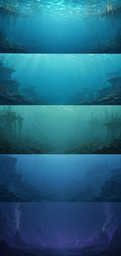
#> input picture tools/source-inbox/water9-phase3-band-plate-atlas.png, 121 x 256 px, shrunk from 864 x 1821 before the run; the run also reads 1 picture not shown here
$ python build_phase3_background_assets.py
#> lines starting #> are read from the running program, lines starting #| are printed output that depends on the picture
#!/usr/bin/env python3
"""Prepare Water9 Phase 3 painterly background source assets.

This tool is intentionally narrow: it records the expected generated-source
atlas path and, when present, slices that atlas into the five runtime band
plates used by the Phase 3 background lane. It can also convert a generated
#ff00ff chroma-key landmark atlas into transparent cutout PNGs and slice a
generated grayscale atmospheric mask atlas into runtime mask PNGs.
"""

from __future__ import annotations

import argparse
import json
from collections import deque
from datetime import datetime, timezone
from pathlib import Path
from typing import Any

from PIL import Image


ROOT = Path(__file__).resolve().parents[1]
DEFAULT_SOURCE = ROOT / "tools/source-inbox/water9-phase3-band-plate-atlas.png"
DEFAULT_LANDMARK_SOURCE = ROOT / "tools/source-inbox/water9-phase3-landmark-cutout-atlas-chromakey.png"
LANDMARK_SOURCE_GLOB = "water9-phase3-landmark-cutout-atlas-chromakey*.png"
DEFAULT_MASK_SOURCE = ROOT / "tools/source-inbox/water9-phase3-atmospheric-mask-atlas.png"
MASK_SOURCE_GLOB = "water9-phase3-atmospheric-mask-atlas*.png"
DEFAULT_OUT_DIR = ROOT / "public/assets/generated/background-phase3"
DEFAULT_MANIFEST = DEFAULT_OUT_DIR / "background-phase3.manifest.json"

BANDS = [
    {
        "id": "surface",
        "filename": "water9-phase3-band-surface.png",
        "label": "surface underside shimmer",
        "safeOpacity": 0.48,
        "parallaxRange": [0.0, 0.03],
        "scaleRange": [1.0, 1.08],
        "readabilityRisk": "low",
    },
    {
        "id": "upper",
        "filename": "water9-phase3-band-upper.png",
        "label": "upper water reef distance",
        "safeOpacity": 0.42,
        "parallaxRange": [0.0, 0.04],
        "scaleRange": [1.0, 1.1],
        "readabilityRisk": "low",
    },
    {
        "id": "mid",
        "filename": "water9-phase3-band-mid.png",
        "label": "mid blue-green industrial reef haze",
        "safeOpacity": 0.36,
        "parallaxRange": [0.01, 0.06],
        "scaleRange": [1.0, 1.12],
        "readabilityRisk": "medium",
    },
    {
        "id": "lower",
        "filename": "water9-phase3-band-lower.png",
        "label": "lower cold quiet silhouettes",
        "safeOpacity": 0.32,
        "parallaxRange": [0.01, 0.05],
        "scaleRange": [1.0, 1.12],
        "readabilityRisk": "medium",
    },
    {
        "id": "transitionDeep",
        "filename": "water9-phase3-band-transition-deep.png",
        "label": "transition-deep pressure handoff",
        "safeOpacity": 0.30,
        "parallaxRange": [0.0, 0.04],
        "scaleRange": [1.0, 1.1],
        "readabilityRisk": "medium",
    },
]

EXPECTED_LANDMARKS = [
    {
        "id": "kelp-curtain-cluster",
        "filename": "water9-phase3-landmark-kelp-curtain-cluster.png",
        "safeOpacity": 0.14,
    },
    {
        "id": "drowned-mine-structure",
        "filename": "water9-phase3-landmark-drowned-mine-structure.png",
        "safeOpacity": 0.12,
    },
    {
        "id": "reef-arch-distance",
        "filename": "water9-phase3-landmark-reef-arch-distance.png",
        "safeOpacity": 0.16,
    },
    {
        "id": "cable-buoy-chain",
        "filename": "water9-phase3-landmark-cable-buoy-chain.png",
        "safeOpacity": 0.10,
    },
    {
        "id": "vent-brine-curtain",
        "filename": "water9-phase3-landmark-vent-brine-curtain.png",
        "safeOpacity": 0.11,
    },
]

LANDMARK_GRID2X5_CELLS = {
    "kelp-curtain-cluster": (0, 0),
    "drowned-mine-structure": (0, 2),
    "reef-arch-distance": (1, 0),
    "cable-buoy-chain": (1, 2),
    "vent-brine-curtain": (1, 3),
}

EXPECTED_MASKS = [
    ("sediment-flecks", "water9-phase3-mask-sediment-flecks.png", 0.08),
    ("broad-fog-mottle", "water9-phase3-mask-broad-fog-mottle.png", 0.10),
    ("soft-caustic-ribbons", "water9-phase3-mask-soft-caustic-ribbons.png", 0.08),
    ("plankton-speckle", "water9-phase3-mask-plankton-speckle.png", 0.06),
    ("lamp-scattering-bloom", "water9-phase3-mask-lamp-scattering-bloom.png", 0.07),
]


def rel(path: Path) -> str:
    resolved = path.resolve()
    try:
        return resolved.relative_to(ROOT).as_posix()
    except ValueError:
        return resolved.as_posix()


def utc_now() -> str:
    return datetime.now(timezone.utc).isoformat().replace("+00:00", "Z")


def resolve_landmark_source(requested: Path) -> Path:
    if requested.exists() or requested != DEFAULT_LANDMARK_SOURCE.resolve():
        return requested
    candidates = sorted(requested.parent.glob(LANDMARK_SOURCE_GLOB))
    return candidates[-1].resolve() if candidates else requested


def resolve_mask_source(requested: Path) -> Path:
    if requested.exists() or requested != DEFAULT_MASK_SOURCE.resolve():
        return requested
    candidates = sorted(requested.parent.glob(MASK_SOURCE_GLOB))
    return candidates[-1].resolve() if candidates else requested


def choose_layout(width: int, height: int, requested: str) -> str:
    if requested != "auto":
        return requested
    if height >= width * 2:
        return "vertical"
    if width >= height * 2:
        return "horizontal"
    return "vertical"


def choose_landmark_layout(width: int, height: int, requested: str) -> str:
    if requested != "auto":
        return requested
    if abs(width - height) <= max(width, height) * 0.1:
        return "grid2x5"
    return choose_layout(width, height, requested)


def crop_boxes(count: int, width: int, height: int, layout: str) -> list[tuple[int, int, int, int]]:
    boxes: list[tuple[int, int, int, int]] = []
    if layout == "vertical":
        for index in range(count):
            top = round(index * height / count)
            bottom = round((index + 1) * height / count)
            boxes.append((0, top, width, bottom))
    else:
        for index in range(count):
            left = round(index * width / count)
            right = round((index + 1) * width / count)
            boxes.append((left, 0, right, height))
    return boxes


def landmark_crop_boxes(width: int, height: int, layout: str) -> list[tuple[int, int, int, int]]:
    if layout != "grid2x5":
        return crop_boxes(len(EXPECTED_LANDMARKS), width, height, layout)
    column_edges = [round(index * width / 2) for index in range(3)]
    row_edges = [round(index * height / 5) for index in range(6)]
    boxes: list[tuple[int, int, int, int]] = []
    for landmark in EXPECTED_LANDMARKS:
        col, row = LANDMARK_GRID2X5_CELLS[landmark["id"]]
        boxes.append((column_edges[col], row_edges[row], column_edges[col + 1], row_edges[row + 1]))
    return boxes


def expected_entries(
    out_dir: Path,
    generated_landmarks: list[dict[str, Any]],
    generated_masks: list[dict[str, Any]],
) -> tuple[list[dict[str, Any]], list[dict[str, Any]]]:
    generated_by_id = {item["id"]: item for item in generated_landmarks}
    generated_masks_by_id = {item["id"]: item for item in generated_masks}
    landmarks = [
        {
            "id": landmark["id"],
            "role": "landmark",
            "repeatMode": "anchor",
            "path": rel(out_dir / landmark["filename"]),
            "status": "ready" if (out_dir / landmark["filename"]).exists() else "expectedGeneratedMedia",
            "safeOpacity": landmark["safeOpacity"],
            "scaleRange": [0.85, 1.6],
            "parallaxRange": [0.05, 0.22],
            "readabilityRisk": "medium",
            **(
                {
                    "sourceCrop": generated_by_id[landmark["id"]]["sourceCrop"],
                    "trimCrop": generated_by_id[landmark["id"]]["trimCrop"],
                    "size": generated_by_id[landmark["id"]]["size"],
                    "chromaKey": generated_by_id[landmark["id"]]["chromaKey"],
                }
                if landmark["id"] in generated_by_id
                else {}
            ),
        }
        for landmark in EXPECTED_LANDMARKS
    ]
    masks = []
    for item_id, filename, safe_opacity in EXPECTED_MASKS:
        generated = generated_masks_by_id.get(item_id)
        path = out_dir / filename
        masks.append(
            {
                "id": item_id,
                "role": "textureMask",
                "repeatMode": "worldSpaceNoise",
                "path": rel(path),
                "status": "ready" if path.exists() else "expectedGeneratedMedia",
                "safeOpacity": safe_opacity,
                "scaleRange": [0.75, 1.4],
                "parallaxRange": [0.45, 0.75],
                "readabilityRisk": "low",
                **(
                    {
                        "sourceCrop": generated["sourceCrop"],
                        "size": generated["size"],
                        "colorMode": generated["colorMode"],
                    }
                    if generated
                    else {}
                ),
            }
        )
    return landmarks, masks


def build_manifest(
    source: Path,
    landmark_source: Path,
    out_dir: Path,
    manifest_path: Path,
    layout: str | None,
    source_size: tuple[int, int] | None,
    generated_bands: list[dict[str, Any]],
    landmark_layout: str | None,
    landmark_source_size: tuple[int, int] | None,
    generated_landmarks: list[dict[str, Any]],
    mask_source: Path,
    mask_layout: str | None,
    mask_source_size: tuple[int, int] | None,
    generated_masks: list[dict[str, Any]],
) -> dict[str, Any]:
    landmarks, masks = expected_entries(out_dir, generated_landmarks, generated_masks)
    expected_bands = []
    generated_by_id = {item["id"]: item for item in generated_bands}
    for band in BANDS:
        path = out_dir / band["filename"]
        generated = generated_by_id.get(band["id"])
        expected_bands.append(
            {
                "id": band["id"],
                "role": "bandPlate",
                "band": band["id"],
                "label": band["label"],
                "repeatMode": "bandClampY",
                "path": rel(path),
                "status": "ready" if path.exists() else "missingSourceAtlas",
                "safeOpacity": band["safeOpacity"],
                "scaleRange": band["scaleRange"],
                "parallaxRange": band["parallaxRange"],
                "readabilityRisk": band["readabilityRisk"],
                **({"sourceCrop": generated["sourceCrop"], "size": generated["size"]} if generated else {}),
            }
        )
    return {
        "schema": "water9/background-phase3-assets@1",
        "generatedAt": utc_now(),
        "generatedBy": rel(Path(__file__)),
        "sourceAtlas": {
            "path": rel(source),
            "status": "present" if source.exists() else "missing",
            "layout": layout,
            "size": list(source_size) if source_size else None,
            "expectedBands": [band["id"] for band in BANDS],
        },
        "landmarkSourceAtlas": {
            "path": rel(landmark_source),
            "status": "present" if landmark_source.exists() else "missing",
            "layout": landmark_layout,
            "size": list(landmark_source_size) if landmark_source_size else None,
            "expectedLandmarks": [landmark["id"] for landmark in EXPECTED_LANDMARKS],
            "chromaKey": "#ff00ff",
        },
        "maskSourceAtlas": {
            "path": rel(mask_source),
            "status": "present" if mask_source.exists() else "missing",
            "layout": mask_layout,
            "size": list(mask_source_size) if mask_source_size else None,
            "expectedMasks": [item_id for item_id, _filename, _safe_opacity in EXPECTED_MASKS],
            "unusedPanelCount": 1 if mask_layout == "grid3x2" else 0,
        },
        "outputDir": rel(out_dir),
        "manifestPath": rel(manifest_path),
        "assets": expected_bands + landmarks + masks,
        "notes": [
            "Band plates are generated only by slicing the source atlas; no fake scenic art is synthesized.",
            "Landmark entries are generated only by removing #ff00ff chroma key from a source atlas; no placeholder art is synthesized.",
            "Mask entries are generated only by slicing a grayscale source atlas; no placeholder art is synthesized.",
        ],
    }


def slice_atlas(source: Path, out_dir: Path, requested_layout: str) -> tuple[str, tuple[int, int], list[dict[str, Any]]]:
    image = Image.open(source).convert("RGBA")
    width, height = image.size
    layout = choose_layout(width, height, requested_layout)
    boxes = crop_boxes(len(BANDS), width, height, layout)
    generated: list[dict[str, Any]] = []
    out_dir.mkdir(parents=True, exist_ok=True)
    for band, box in zip(BANDS, boxes):
        crop = image.crop(box)
        out_path = out_dir / band["filename"]
        crop.save(out_path)
        generated.append(
            {
                "id": band["id"],
                "path": rel(out_path),
                "sourceCrop": list(box),
                "size": [crop.width, crop.height],
            }
        )
    return layout, (width, height), generated


def remove_magenta_key(image: Image.Image, tolerance: int) -> Image.Image:
    keyed = image.convert("RGBA")
    width, height = keyed.size
    pixels = list(keyed.getdata())
    visited: set[int] = set()
    queue: deque[tuple[int, int]] = deque()

    def is_strict_key(index: int) -> bool:
        red, green, blue, alpha = pixels[index]
        if alpha == 0:
            return True
        return red >= 255 - tolerance and green <= tolerance and blue >= 255 - tolerance

    def is_key_candidate(index: int) -> bool:
        red, green, blue, alpha = pixels[index]
        if is_strict_key(index):
            return True
        min_red_blue = max(96, 255 - tolerance * 3)
        max_green = min(160, tolerance * 4)
        max_red_blue_delta = max(48, tolerance * 3)
        return red >= min_red_blue and blue >= min_red_blue and green <= max_green and abs(red - blue) <= max_red_blue_delta

    def enqueue(x: int, y: int) -> None:
        index = y * width + x
        if index not in visited and is_key_candidate(index):
            visited.add(index)
            queue.append((x, y))

    for x in range(width):
        enqueue(x, 0)
        enqueue(x, height - 1)
    for y in range(height):
        enqueue(0, y)
        enqueue(width - 1, y)

    while queue:
        x, y = queue.popleft()
        index = y * width + x
        red, green, blue, _alpha = pixels[index]
        pixels[index] = (red, green, blue, 0)
        if x > 0:
            enqueue(x - 1, y)
        if x + 1 < width:
            enqueue(x + 1, y)
        if y > 0:
            enqueue(x, y - 1)
        if y + 1 < height:
            enqueue(x, y + 1)

    for index, (red, green, blue, alpha) in enumerate(pixels):
        if alpha != 0 and is_strict_key(index):
            pixels[index] = (red, green, blue, 0)

    keyed.putdata(pixels)
    return keyed


def alpha_bbox(image: Image.Image) -> tuple[int, int, int, int] | None:
    return image.getchannel("A").getbbox()


def slice_landmark_atlas(
    source: Path,
    out_dir: Path,
    requested_layout: str,
    key_tolerance: int,
) -> tuple[str, tuple[int, int], list[dict[str, Any]]]:
    image = Image.open(source).convert("RGBA")
    width, height = image.size
    layout = choose_landmark_layout(width, height, requested_layout)
    boxes = landmark_crop_boxes(width, height, layout)
    generated: list[dict[str, Any]] = []
    out_dir.mkdir(parents=True, exist_ok=True)
    for landmark, box in zip(EXPECTED_LANDMARKS, boxes):
        keyed = remove_magenta_key(image.crop(box), key_tolerance)
        trim = alpha_bbox(keyed)
        if trim:
            output_image = keyed.crop(trim)
            trim_crop = [box[0] + trim[0], box[1] + trim[1], box[0] + trim[2], box[1] + trim[3]]
        else:
            output_image = Image.new("RGBA", (1, 1), (0, 0, 0, 0))
            trim_crop = list(box)
        out_path = out_dir / landmark["filename"]
        output_image.save(out_path)
        generated.append(
            {
                "id": landmark["id"],
                "path": rel(out_path),
                "sourceCrop": list(box),
                "trimCrop": trim_crop,
                "size": [output_image.width, output_image.height],
                "chromaKey": {"color": "#ff00ff", "tolerance": key_tolerance},
            }
        )
    return layout, (width, height), generated


def choose_mask_layout(width: int, height: int, requested: str) -> str:
    if requested != "auto":
        return requested
    if width >= height * 1.4:
        return "grid3x2"
    return choose_layout(width, height, requested)


def mask_crop_boxes(width: int, height: int, layout: str) -> list[tuple[int, int, int, int]]:
    if layout != "grid3x2":
        return crop_boxes(len(EXPECTED_MASKS), width, height, layout)
    column_edges = [round(index * width / 3) for index in range(4)]
    row_edges = [round(index * height / 2) for index in range(3)]
    boxes: list[tuple[int, int, int, int]] = []
    for index in range(len(EXPECTED_MASKS)):
        col = index % 3
        row = index // 3
        boxes.append((column_edges[col], row_edges[row], column_edges[col + 1], row_edges[row + 1]))
    return boxes


def slice_mask_atlas(source: Path, out_dir: Path, requested_layout: str) -> tuple[str, tuple[int, int], list[dict[str, Any]]]:
    image = Image.open(source).convert("L")
    width, height = image.size
    layout = choose_mask_layout(width, height, requested_layout)
    boxes = mask_crop_boxes(width, height, layout)
    generated: list[dict[str, Any]] = []
    out_dir.mkdir(parents=True, exist_ok=True)
    for (item_id, filename, _safe_opacity), box in zip(EXPECTED_MASKS, boxes):
        crop = image.crop(box)
        out_path = out_dir / filename
        crop.save(out_path)
        generated.append(
            {
                "id": item_id,
                "path": rel(out_path),
                "sourceCrop": list(box),
                "size": [crop.width, crop.height],
                "colorMode": "L",
            }
        )
    return layout, (width, height), generated


def main() -> int:
    parser = argparse.ArgumentParser(description=__doc__)
    parser.add_argument("--source", default=str(DEFAULT_SOURCE), help="source atlas PNG path")
    parser.add_argument(
        "--landmark-source",
        default=str(DEFAULT_LANDMARK_SOURCE),
        help="landmark #ff00ff chroma-key source atlas PNG path",
    )
    parser.add_argument(
        "--mask-source",
        default=str(DEFAULT_MASK_SOURCE),
        help="atmospheric grayscale mask source atlas PNG path",
    )
    parser.add_argument("--out-dir", default=str(DEFAULT_OUT_DIR), help="runtime asset output directory")
    parser.add_argument("--manifest", default=str(DEFAULT_MANIFEST), help="asset manifest output JSON")
    parser.add_argument("--layout", choices=["auto", "vertical", "horizontal"], default="auto")
    parser.add_argument("--landmark-layout", choices=["auto", "vertical", "horizontal", "grid2x5"], default="auto")
    parser.add_argument("--mask-layout", choices=["auto", "vertical", "horizontal", "grid3x2"], default="auto")
    parser.add_argument("--key-tolerance", type=int, default=32, help="RGB tolerance for #ff00ff removal")
    parser.add_argument("--require-atlas", action="store_true", help="exit non-zero if the source atlas is missing")
    parser.add_argument(
        "--require-landmark-atlas",
        action="store_true",
        help="exit non-zero if the landmark chroma-key atlas is missing",
    )
    parser.add_argument(
        "--require-mask-atlas",
        action="store_true",
        help="exit non-zero if the atmospheric mask atlas is missing",
    )
    args = parser.parse_args()

    source = Path(args.source).resolve()
    landmark_source = resolve_landmark_source(Path(args.landmark_source).resolve())
    mask_source = resolve_mask_source(Path(args.mask_source).resolve())
    out_dir = Path(args.out_dir).resolve()
    manifest_path = Path(args.manifest).resolve()
    out_dir.mkdir(parents=True, exist_ok=True)
    manifest_path.parent.mkdir(parents=True, exist_ok=True)

    layout = None
    source_size = None
    generated: list[dict[str, Any]] = []
    landmark_layout = None
    landmark_source_size = None
    generated_landmarks: list[dict[str, Any]] = []
    mask_layout = None
    mask_source_size = None
    generated_masks: list[dict[str, Any]] = []

    if source.exists():
        layout, source_size, generated = slice_atlas(source, out_dir, args.layout)
#> the loop in slice_atlas, `for band, box in zip(BANDS, boxes):` made 5 passes
#> pass 1, in slice_atlas, `crop = image.crop(box)`:
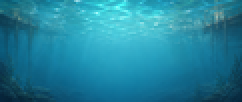
#> crop: PIL image 121x51 RGBA (shown 2 times larger); mean R, G, B, A 34.3, 131.3, 156.8, 255
#> after the loop in slice_atlas, `for band, box in zip(BANDS, boxes):`:
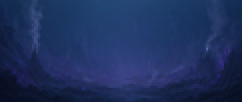
#> crop: PIL image 121x51 RGBA (shown 2 times larger); mean R, G, B, A 30.2, 48.5, 93.2, 255
#> after the loop in slice_atlas, `for band, box in zip(BANDS, boxes):`: generated = 5 items
#> layout = 'vertical'; source_size = (121, 256); generated = 5 items
        status = "ready"
    else:
        if args.require_atlas:
            raise SystemExit(f"missing source atlas: {source}")
        status = "waiting-for-atlas"

    if landmark_source.exists():
        landmark_layout, landmark_source_size, generated_landmarks = slice_landmark_atlas(
            landmark_source,
            out_dir,
            args.landmark_layout,
            args.key_tolerance,
        )
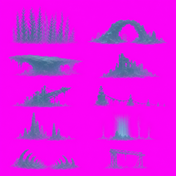
#> input picture tools/source-inbox/water9-phase3-landmark-cutout-atlas-chromakey.png, 176 x 176 px, shrunk from 1254 x 1254 before the run
#> the loop in slice_landmark_atlas, `for landmark, box in zip(EXPECTED_LANDMARKS, boxes):` made 5 passes
#> pass 1, in remove_magenta_key, `keyed = image.convert("RGBA")`:
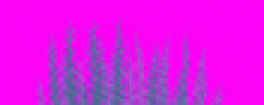
#> keyed: PIL image 88x35 RGBA (shown 3 times larger); mean R, G, B, A 222.2, 22.8, 232.1, 255
#> pass 1, in slice_landmark_atlas, `output_image = keyed.crop(trim)`:
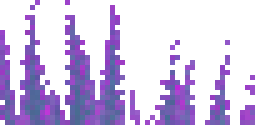
#> output_image: PIL image 51x25 RGBA (shown 5 times larger); mean R, G, B, A 185.2, 48, 213, 88.4; transparent parts drawn white
#> after the loop in slice_landmark_atlas, `for landmark, box in zip(EXPECTED_LANDMARKS, boxes):`:
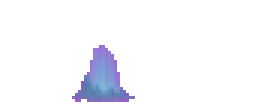
#> keyed: PIL image 88x35 RGBA (shown 3 times larger); mean R, G, B, A 236.3, 18.5, 240.2, 17.3; transparent parts drawn white
#> after the loop in slice_landmark_atlas, `for landmark, box in zip(EXPECTED_LANDMARKS, boxes):`:
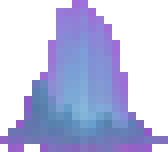
#> output_image: PIL image 21x19 RGBA (shown 8 times larger); mean R, G, B, A 167.3, 89.9, 214.7, 133.6; transparent parts drawn white
        if status == "ready":
            status = "ready"
        else:
            status = "waiting-for-band-atlas"
    elif args.require_landmark_atlas:
        raise SystemExit(f"missing landmark source atlas: {landmark_source}")

    if mask_source.exists():
        mask_layout, mask_source_size, generated_masks = slice_mask_atlas(
            mask_source,
            out_dir,
            args.mask_layout,
        )
#> (the rest of the program and of its run is left out)
